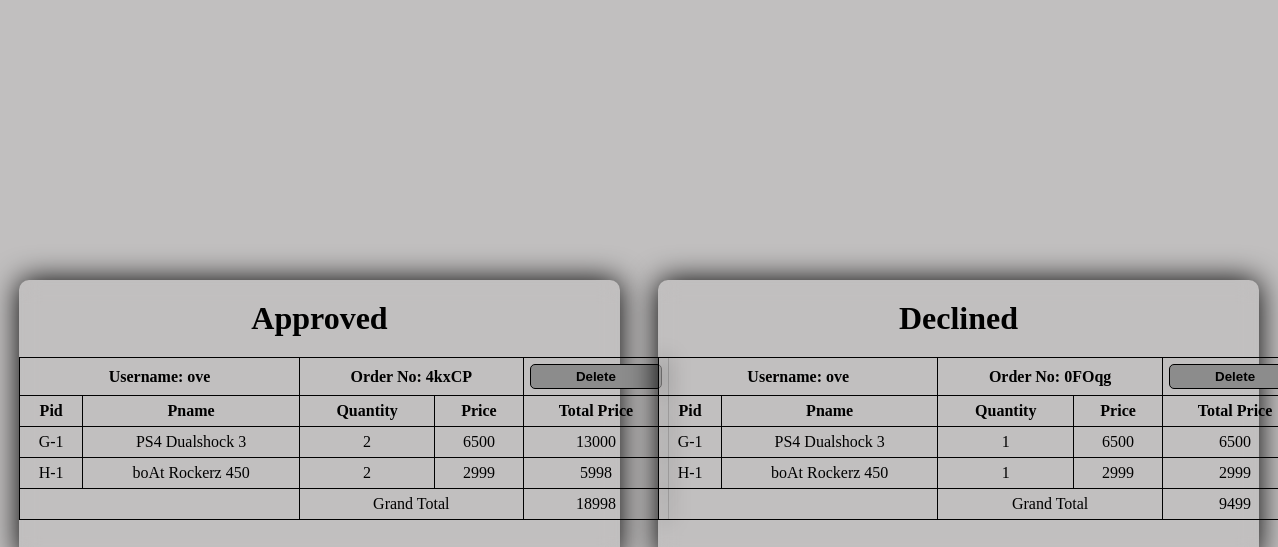
Page /admin/customerorder.php (signed in) on the committed database.
### tables this page shows
CREATE TABLE `customerorder` (
  `username` varchar(50) NOT NULL,
  `O_id` varchar(255) NOT NULL,
  `p_id` varchar(255) NOT NULL,
  `P_name` varchar(255) NOT NULL,
  `quantity` int(50) NOT NULL,
  `price` int(50) NOT NULL,
  `approval` varchar(255) NOT NULL
);

### admin/customerorder.php (the view, shortened to what this page needs)
<!DOCTYPE html>
<html>
<head>
</head>
<body>
  <div class="main">
    <div class="left">
      <div class="box">
        <?php
        include('../connection.php');
        $sql = "SELECT * FROM `customerorder`";
        $result = $con->query($sql);
        ?>
        <h1>Approved</h1>
        <div class="table-container">
          <?php
          $gtotal = 0;
          $pre = 0;
          if ($result->num_rows > 0) {
            while ($row = $result->fetch_assoc()) {
              if ($row["approval"] == '0') {
                continue;
              }
              if ($row["O_id"] != $pre) {
                $gtotal = 0;
                $pre = $row["O_id"];
                echo " <table>
                    <tr>
                    <th colspan='2'>Username: " . $row["username"] . "</th>
                    <th colspan='2'> Order No: " . $pre . "</th>
                    <form action='function.php' method='post'>
                    <input type='hidden' name='orid' value='" . $pre . "'>
                    <th><button type='submit' name='delete' class='submit'>Delete</button></th>
                    </form>
                    </tr>
                    <tr>
                    <th>Pid</th>
                    <th>Pname</th>
                    <th>Quantity</th>
                    <th>Price</th>
                    <th colspan='2'>Total Price</th>
                    </tr>";
              }
              echo "<tr>";
              echo "<td>" . $row["p_id"] . "</td>";
              echo "<td>" . $row["P_name"] . "</td>";
              echo "<td>" . $row["quantity"] . "</td>";
              echo "<td>" . $row["price"] . "</td>";
              echo "<td colspan='2'>" . $row["price"] * $row["quantity"] . "</td>";
              $gtotal += ($row["price"] * $row["quantity"]);
            }
            if($pre!=0){
            echo "</tr>";
            echo "<tr>";
            echo "<td colspan='2'></td>";
            echo "<td colspan='2'>Grand Total</td>";
            echo "<td colspan='2'>" . $gtotal . "</td>";
            echo "</tr>";
            echo "</table>";
            }
          }
          ?>
        </div>
      </div>
    </div>
    <div class="right">
      <div class="box">
        <?php
        include('../connection.php');
        $sql = "SELECT * FROM `customerorder`";
        $result = $con->query($sql);
        ?>
        <h1>Declined</h1>
        <div class="table-container">
          <?php
          $gtotal = 0;
          $pre = 0;
          if ($result->num_rows > 0) {
            while ($row = $result->fetch_assoc()) {
              if ($row["approval"] == '1') {
                continue;
              }
              if ($row["O_id"] != $pre) {
                $gtotal = 0;
                $pre = $row["O_id"];
                echo " <table>
                    <tr>
                    <th colspan='2'>Username: " . $row["username"] . "</th>
                    <th colspan='2'> Order No: " . $pre . "</th>
                    <form action='function.php' method='post'>
                    <input type='hidden' name='orid' value='" . $pre . "'>
                    <th><button type='submit' name='delete' class='submit'>Delete</button></th>
                    </form>
                    </tr>
                    <tr>
                    <th>Pid</th>
                    <th>Pname</th>
                    <th>Quantity</th>
                    <th>Price</th>
                    <th colspan='2'>Total Price</th>
                    </tr>";
              }
              echo "<tr>";
              echo "<td>" . $row["p_id"] . "</td>";
              echo "<td>" . $row["P_name"] . "</td>";
              echo "<td>" . $row["quantity"] . "</td>";
              echo "<td>" . $row["price"] . "</td>";
              echo "<td colspan='2'>" . $row["price"] * $row["quantity"] . "</td>";
              $gtotal += ($row["price"] * $row["quantity"]);
            }
            if($pre!=0){
              echo "</tr>";
              echo "<tr>";
              echo "<td colspan='2'></td>";
              echo "<td colspan='2'>Grand Total</td>";
              echo "<td colspan='2'>" . $gtotal . "</td>";
              echo "</tr>";
              echo "</table>";
              }
            }
          ?>
        </div>
      </div>
    </div>
  </div>
</body>
</html>

### admin/customerorder.php (style rules this page uses)
* { margin: 0; padding: 0; }
body { font-family: Times New Roman, serif; color: rgb(0, 0, 0); background: white; }
.main { display: flex; align-items: center; justify-content: center; min-height: 95vh; background: rgba(51, 43, 43, 0.3); }
.left { float: left; width: 47%; margin: auto; }
.right { margin: auto; float: right; width: 47%; }
.box { text-align: center; width: 100%; min-height: 50px; backdrop-filter: blur(10px); box-shadow: 0 0 30px rgb(0, 0, 0); border-radius: 10px; margin-top: 15vh; margin-bottom: 5vh; }
.box h1 { padding-top: 20px; }
.table-container { width: fit-content; height: 100%; margin: auto; padding-bottom: 40px; }
table { border-collapse: collapse; width: 650px; margin-top: 20px; }
th, td { border: 1px solid black; padding: 6px; text-align: center; }
.submit { width: 100%; height: 25px; font-weight: 600; border: 1px solid; border-radius: 5px; background: rgb(140, 140, 140); color: black; }

### rows in the picture
customerorder: username "ove", O "4kxCP", p "G-1", P_name "PS4 Dualshock 3", quantity "2", price "6500", $row["price"] * $row["quantity"] "13000"
customerorder: p "H-1", P_name "boAt Rockerz 450", quantity "2", price "2999", $row["price"] * $row["quantity"] "5998"
customerorder: username "ove", O "0FOqg", p "G-1", P_name "PS4 Dualshock 3", quantity "1", price "6500", $row['price']*$row['quantity'] "6500"
customerorder: p "H-1", P_name "boAt Rockerz 450", quantity "1", price "2999", $row['price']*$row['quantity'] "2999"

### other values in the picture
$gtotal "18998"
$gtotal "9499"
